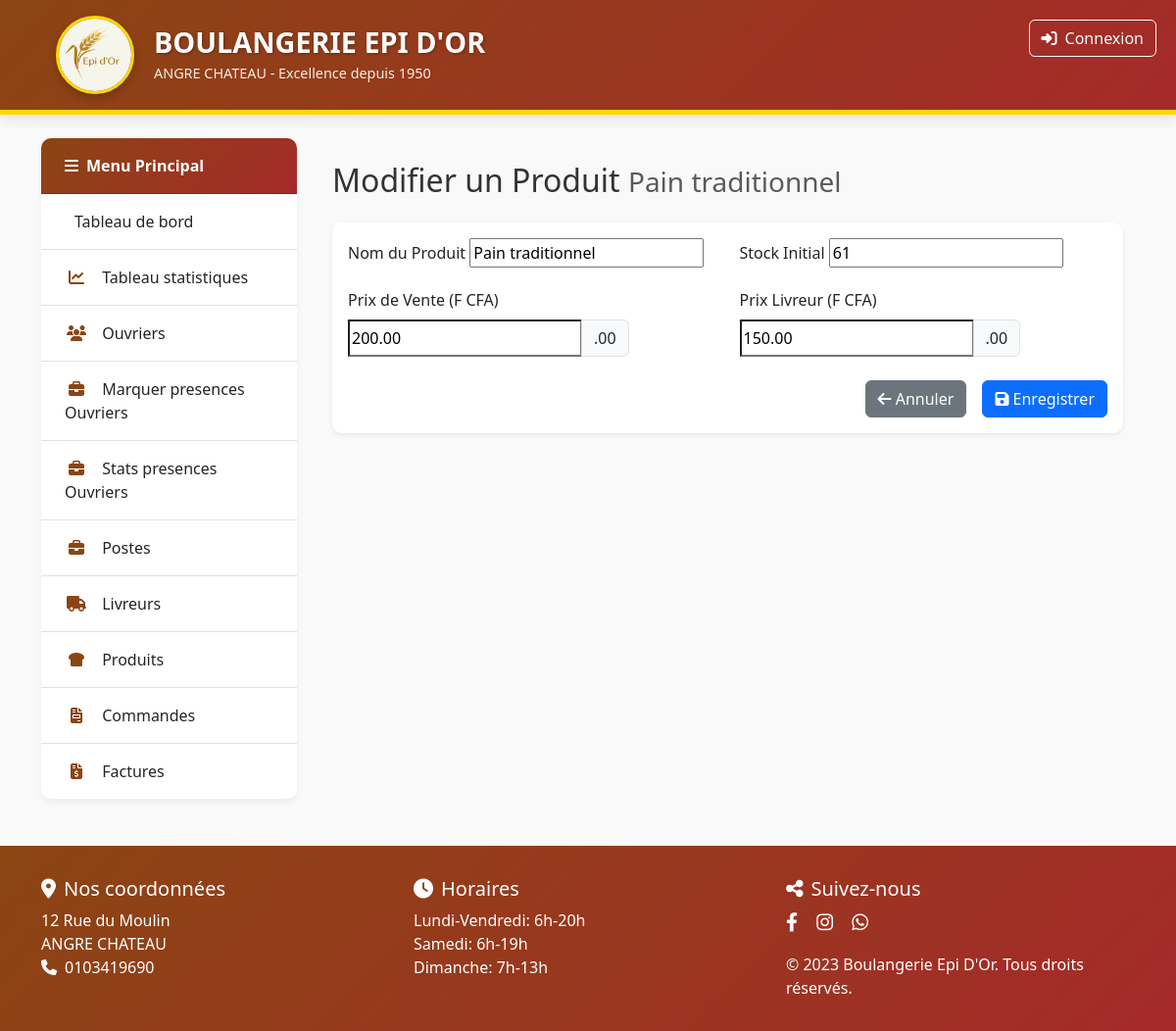
Screenshot of /produits/modifier/62/ with the database file from the repository.
### gestion/models.py (models this page shows, shortened)
class Produit(models.Model):
    nom = models.CharField(max_length=100)
    prix_vente = models.DecimalField(max_digits=6, decimal_places=2)
    prix_livreur = models.DecimalField(max_digits=6, decimal_places=2)
    actif = models.BooleanField(default=True)
    stock = models.PositiveIntegerField(default=0) # Ajoute un default si tu ne l'as pas déjà

### gestion/viewsproduits.py (the view)
class ProduitUpdateView(UpdateView):
    model = Produit
    template_name = 'gestion/produits/form.html'
    fields = ['nom', 'prix_vente', 'prix_livreur', 'stock']
    success_url = reverse_lazy('produit_liste')

### gestion/templates/gestion/produits/form.html (shortened to what this page needs)
{% extends 'gestion/base2.html' %}
{% block content %}
<div class="container mt-4">
    <h2 class="mb-4">
        {% if object %}Modifier{% else %}Ajouter{% endif %} un Produit
        {% if object %}<small class="text-muted">{{ object.nom }}</small>{% endif %}
    </h2>
    <div class="card shadow-sm">
        <div class="card-body">
            <form method="post">
                <div class="row mb-3">
                    <div class="col-md-6">
                        <label for="{{ form.nom.id_for_label }}" class="form-label">Nom du Produit</label>
                        {{ form.nom }}
                    </div>
                    <div class="col-md-6">
                        <label for="{{ form.stock.id_for_label }}" class="form-label">Stock Initial</label>
                        {{ form.stock }}
                    </div>
                </div>
                <div class="row mb-3">
                    <div class="col-md-6">
                        <label for="{{ form.prix_vente.id_for_label }}" class="form-label">Prix de Vente (F CFA)</label>
                        <div class="input-group">
                            {{ form.prix_vente }}
                            <span class="input-group-text">.00</span>
                        </div>
                    </div>
                    <div class="col-md-6">
                        <label for="{{ form.prix_livreur.id_for_label }}" class="form-label">Prix Livreur (F CFA)</label>
                        <div class="input-group">
                            {{ form.prix_livreur }}
                            <span class="input-group-text">.00</span>
                        </div>
                    </div>
                </div>
                <div class="d-grid gap-2 d-md-flex justify-content-md-end mt-4">
                    <a href="{% url 'produit_liste' %}" class="btn btn-secondary me-md-2">
                        <i class="fas fa-arrow-left"></i> Annuler
                    </a>
                    <button type="submit" class="btn btn-primary">
                        <i class="fas fa-save"></i> Enregistrer
                    </button>
                </div>
            </form>
        </div>
    </div>
</div>
{% endblock %}

### gestion/templates/gestion/base2.html (style rules this page uses)
:root { --primary-color: #8B4513; --secondary-color: #FFD700; --accent-color: #A52A2A; --light-bg: #FFF8E1; }
body { background-color: #f9f9f9; font-family: 'Montserrat', 'Segoe UI', Tahoma, Geneva, Verdana, sans-serif; color: #333; min-height: 100vh; display: flex; flex-direction: column; }
.card { border: none; border-radius: 10px; box-shadow: 0 4px 6px rgba(0, 0, 0, 0.05); transition: all 0.3s ease; margin-bottom: 1.5rem; }

### rows the page displays
Produit: nom "Pain traditionnel", stock "61", prix_vente "200.00", prix_livreur "150.00"
